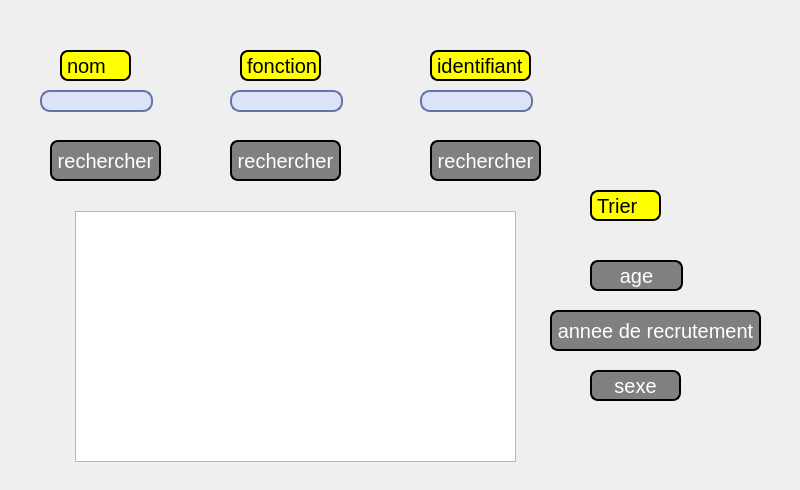
   <widget class="QWidget" name="tab_5">
    <attribute name="title">
     <string>Rechercher et trier les employes</string>
    </attribute>
    <widget class="QPushButton" name="Pb_recherche_nom">
     <property name="geometry">
      <rect>
       <x>50</x>
       <y>140</y>
       <width>111</width>
       <height>41</height>
      </rect>
     </property>
     <property name="styleSheet">
      <string notr="true">QPushButton
{
border: 2px solid ;
border-radius: 8px;
color: rgb(255,255,255);
background-color: rgba(128,128,128);
font-size:20px;
}
QPushButton:hover
{
color: rgb(255,255,255);
background-color: rgb(169,169,169);
}</string>
     </property>
     <property name="text">
      <string>rechercher</string>
     </property>
    </widget>
    <widget class="QPushButton" name="Pb_recherche_fonction">
     <property name="geometry">
      <rect>
       <x>230</x>
       <y>140</y>
       <width>111</width>
       <height>41</height>
      </rect>
     </property>
     <property name="styleSheet">
      <string notr="true">QPushButton
{
border: 2px solid ;
border-radius: 8px;
color: rgb(255,255,255);
background-color: rgba(128,128,128);
font-size:20px;
}
QPushButton:hover
{
color: rgb(255,255,255);
background-color: rgb(169,169,169);
}</string>
     </property>
     <property name="text">
      <string>rechercher</string>
     </property>
    </widget>
    <widget class="QPushButton" name="Pb_recherche_identifiant">
     <property name="geometry">
      <rect>
       <x>430</x>
       <y>140</y>
       <width>111</width>
       <height>41</height>
      </rect>
     </property>
     <property name="styleSheet">
      <string notr="true">QPushButton
{
border: 2px solid ;
border-radius: 8px;
color: rgb(255,255,255);
background-color: rgba(128,128,128);
font-size:20px;
}
QPushButton:hover
{
color: rgb(255,255,255);
background-color: rgb(169,169,169);
}</string>
     </property>
     <property name="text">
      <string>rechercher</string>
     </property>
    </widget>
    <widget class="QPushButton" name="Pb_trier_age">
     <property name="geometry">
      <rect>
       <x>590</x>
       <y>260</y>
       <width>93</width>
       <height>31</height>
      </rect>
     </property>
     <property name="styleSheet">
      <string notr="true">QPushButton
{
border: 2px solid ;
border-radius: 8px;
color: rgb(255,255,255);
background-color: rgba(128,128,128);
font-size:20px;
}
QPushButton:hover
{
color: rgb(255,255,255);
background-color: rgb(169,169,169);
}</string>
     </property>
     <property name="text">
      <string>age</string>
     </property>
    </widget>
    <widget class="QPushButton" name="Pb_trier_annee_de_recrutement">
     <property name="geometry">
      <rect>
       <x>550</x>
       <y>310</y>
       <width>211</width>
       <height>41</height>
      </rect>
     </property>
     <property name="styleSheet">
      <string notr="true">QPushButton
{
border: 2px solid ;
border-radius: 8px;
color: rgb(255,255,255);
background-color: rgba(128,128,128);
font-size:20px;
}
QPushButton:hover
{
color: rgb(255,255,255);
background-color: rgb(169,169,169);
}</string>
     </property>
     <property name="text">
      <string>annee de recrutement</string>
     </property>
    </widget>
    <widget class="QPushButton" name="Pb_trier_sexe">
     <property name="geometry">
      <rect>
       <x>590</x>
       <y>370</y>
       <width>91</width>
       <height>31</height>
      </rect>
     </property>
     <property name="styleSheet">
      <string notr="true">QPushButton
{
border: 2px solid ;
border-radius: 8px;
color: rgb(255,255,255);
background-color: rgba(128,128,128);
font-size:20px;
}
QPushButton:hover
{
color: rgb(255,255,255);
background-color: rgb(169,169,169);
}</string>
     </property>
     <property name="text">
      <string>sexe</string>
     </property>
    </widget>
    <widget class="QLabel" name="le_nom_1">
     <property name="geometry">
      <rect>
       <x>60</x>
       <y>50</y>
       <width>71</width>
       <height>31</height>
      </rect>
     </property>
     <property name="styleSheet">
      <string notr="true">QLabel {
color: #000000;
background:#FFFF00;
border: none;
font-size:20px;
font-family:Arial, Helvetica, sans-serif;
border: 2px solid ;
border-radius: 8px;
}
QPushButton:hover {
color:#fff;
background-color: rgb(0, 0, 127);
border: none;
}</string>
     </property>
     <property name="text">
      <string>nom</string>
     </property>
    </widget>
    <widget class="QLineEdit" name="le_nom_r">
     <property name="geometry">
      <rect>
       <x>40</x>
       <y>90</y>
       <width>113</width>
       <height>22</height>
      </rect>
     </property>
     <property name="styleSheet">
      <string notr="true">QLineEdit {
     border: 2px solid #6374a6;
     border-radius: 10px;
     padding: 0 8px;
     background: #dce3f7;
 }</string>
     </property>
    </widget>
    <widget class="QLineEdit" name="le_fonction_r">
     <property name="geometry">
      <rect>
       <x>230</x>
       <y>90</y>
       <width>113</width>
       <height>22</height>
      </rect>
     </property>
     <property name="styleSheet">
      <string notr="true">QLineEdit {
     border: 2px solid #6374a6;
     border-radius: 10px;
     padding: 0 8px;
     background: #dce3f7;
 }</string>
     </property>
    </widget>
    <widget class="QLineEdit" name="le_id_r">
     <property name="geometry">
      <rect>
       <x>420</x>
       <y>90</y>
       <width>113</width>
       <height>22</height>
      </rect>
     </property>
     <property name="styleSheet">
      <string notr="true">QLineEdit {
     border: 2px solid #6374a6;
     border-radius: 10px;
     padding: 0 8px;
     background: #dce3f7;
 }</string>
     </property>
    </widget>
    <widget class="QLabel" name="le_fonction_1">
     <property name="geometry">
      <rect>
       <x>240</x>
       <y>50</y>
       <width>81</width>
       <height>31</height>
      </rect>
     </property>
     <property name="styleSheet">
      <string notr="true">QLabel {
color: #000000;
background:#FFFF00;
border: none;
font-size:20px;
font-family:Arial, Helvetica, sans-serif;
border: 2px solid ;
border-radius: 8px;
}
QPushButton:hover {
color:#fff;
background-color: rgb(0, 0, 127);
border: none;
}</string>
     </property>
     <property name="text">
      <string>fonction</string>
     </property>
    </widget>
    <widget class="QLabel" name="le_id_1">
     <property name="geometry">
      <rect>
       <x>430</x>
       <y>50</y>
       <width>101</width>
       <height>31</height>
      </rect>
     </property>
     <property name="styleSheet">
      <string notr="true">QLabel {
color: #000000;
background:#FFFF00;
border: none;
font-size:20px;
font-family:Arial, Helvetica, sans-serif;
border: 2px solid ;
border-radius: 8px;
}
QPushButton:hover {
color:#fff;
background-color: rgb(0, 0, 127);
border: none;
}</string>
     </property>
     <property name="text">
      <string>identifiant</string>
     </property>
    </widget>
    <widget class="QLabel" name="label_24">
     <property name="geometry">
      <rect>
       <x>590</x>
       <y>190</y>
       <width>71</width>
       <height>31</height>
      </rect>
     </property>
     <property name="styleSheet">
      <string notr="true">QLabel {
color: #000000;
background:#FFFF00;
border: none;
font-size:20px;
font-family:Arial, Helvetica, sans-serif;
border: 2px solid ;
border-radius: 8px;
}
QPushButton:hover {
color:#fff;
background-color: rgb(0, 0, 127);
border: none;
}</string>
     </property>
     <property name="text">
      <string>Trier</string>
     </property>
    </widget>
    <widget class="QTableView" name="tabler">
     <property name="geometry">
      <rect>
       <x>75</x>
       <y>211</y>
       <width>441</width>
       <height>251</height>
      </rect>
     </property>
    </widget>
    <widget class="QLabel" name="label_27">
     <property name="geometry">
      <rect>
       <x>15</x>
       <y>15</y>
       <width>761</width>
       <height>461</height>
      </rect>
     </property>
     <property name="text">
      <string/>
     </property>
     <property name="pixmap">
      <pixmap>../257574892_749156223152588_711608511979727183_n (1).png</pixmap>
     </property>
    </widget>
    <widget class="QLabel" name="label_33">
     <property name="geometry">
      <rect>
       <x>0</x>
       <y>0</y>
       <width>791</width>
       <height>481</height>
      </rect>
     </property>
     <property name="text">
      <string/>
     </property>
     <property name="pixmap">
      <pixmap>D:/projet c++/o.g/Diving-Rio_2016_Olympic_Games_HD_Vector_Wallpaper_1366x768.jpg</pixmap>
     </property>
    </widget>
    <zorder>label_33</zorder>
    <zorder>label_27</zorder>
    <zorder>Pb_recherche_nom</zorder>
    <zorder>Pb_recherche_fonction</zorder>
    <zorder>Pb_recherche_identifiant</zorder>
    <zorder>Pb_trier_age</zorder>
    <zorder>Pb_trier_annee_de_recrutement</zorder>
    <zorder>Pb_trier_sexe</zorder>
    <zorder>le_nom_1</zorder>
    <zorder>le_nom_r</zorder>
    <zorder>le_fonction_r</zorder>
    <zorder>le_id_r</zorder>
    <zorder>le_fonction_1</zorder>
    <zorder>le_id_1</zorder>
    <zorder>label_24</zorder>
    <zorder>tabler</zorder>
   </widget>
